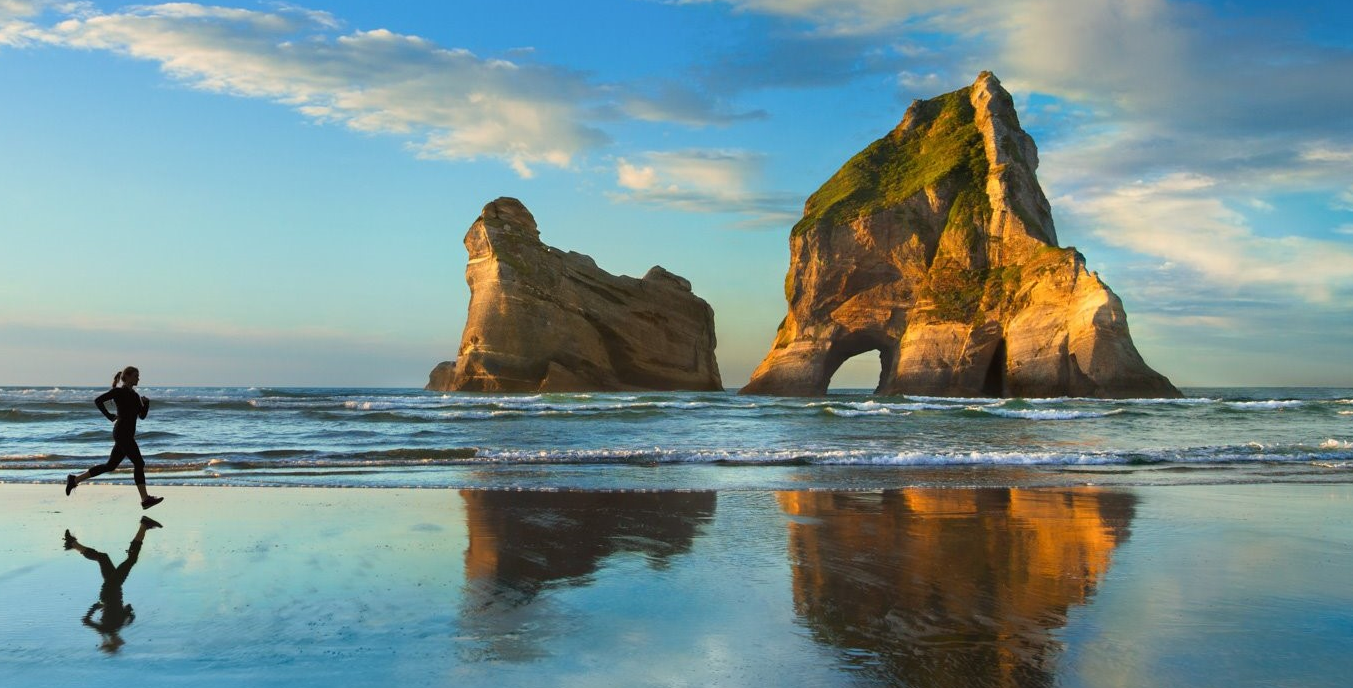
#> input picture img/main.png, 1353 x 688 px
$ python matchtest.py
#> lines starting #> are read from the running program, lines starting #| are printed output that depends on the picture; after the words box and inside, x2 and y2 are one past the last pixel; in counts of white or black regions, pixels touching at a corner belong together
import cv2

from matplotlib import pyplot as plt

img1 = cv2.imread('./img/main.png')
#> img1 is the input picture: shape (688, 1353, 3); mean B, G, R 144.1, 143.5, 119
# 将图片转换为灰度图
img = cv2.cvtColor(img1, cv2.COLOR_BGR2GRAY)
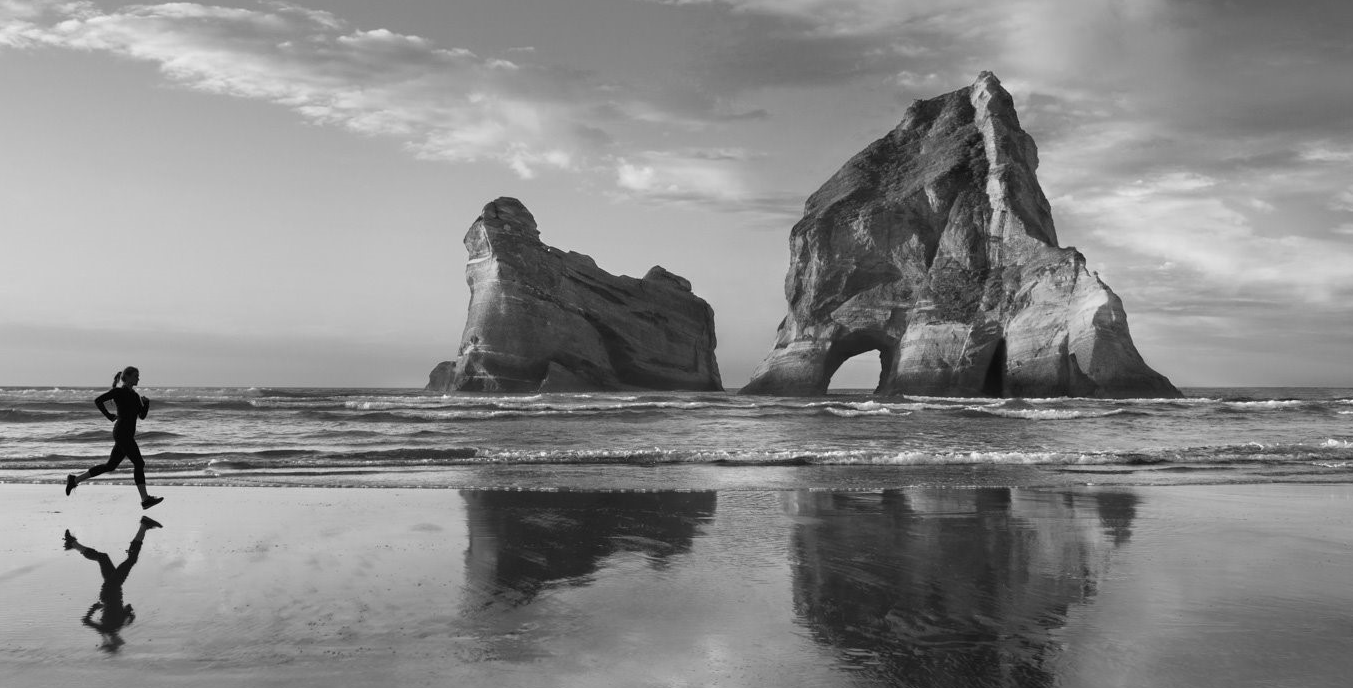
#> img: shape (688, 1353); min 0, max 251, mean 136.3

template1 = cv2.imread('./img/template.png')
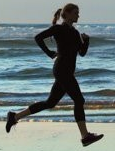
#> input picture img/template.png, 115 x 151 px
#> template1 is the input picture: shape (151, 115, 3); mean B, G, R 123.8, 123.9, 110.6

template = cv2.cvtColor(template1, cv2.COLOR_BGR2GRAY)
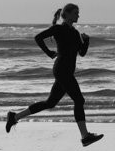
#> template: shape (151, 115); min 0, max 218, mean 119.9

th, tw = template.shape[::]
#> th = 151; tw = 115
rv = cv2.matchTemplate(img, template, cv2.TM_SQDIFF)
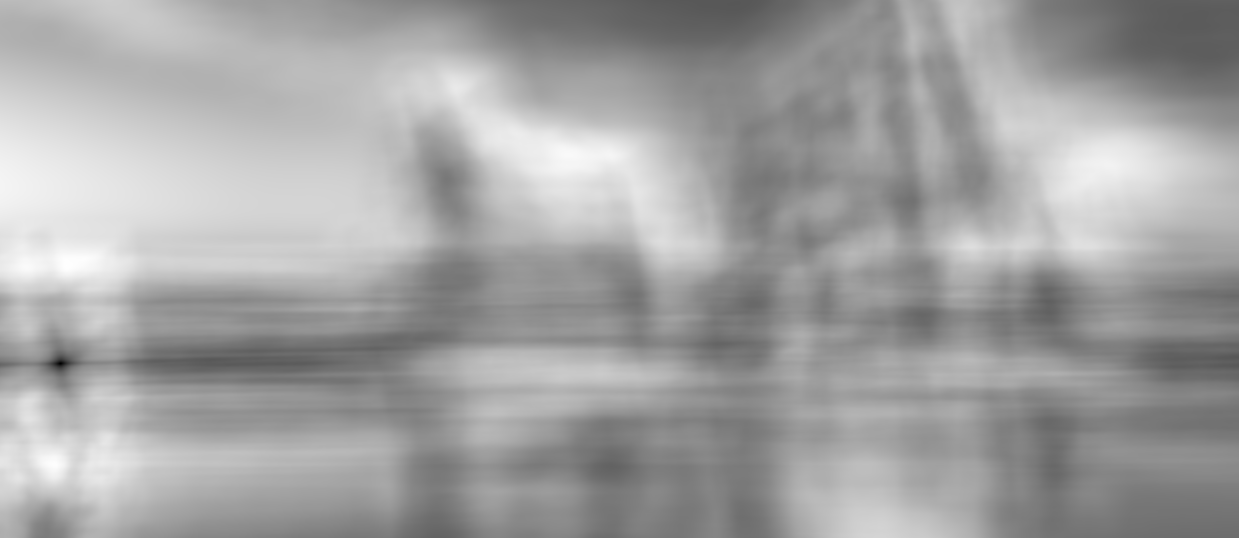
#> rv: shape (538, 1239) float32; min 0, max 198911680, mean 126972688; drawn with min black and max white

minVal, maxVal, minLoc, maxLoc = cv2.minMaxLoc(rv)
#> minVal = 0; maxVal = 198911680; minLoc = (60, 363); maxLoc = (66, 265)
topLeft = minLoc
#> topLeft = (60, 363)
bottomRight = (topLeft[0] + tw, topLeft[1] + th)
#> bottomRight = (175, 514)
cv2.rectangle(img, topLeft, bottomRight, 255, 2)
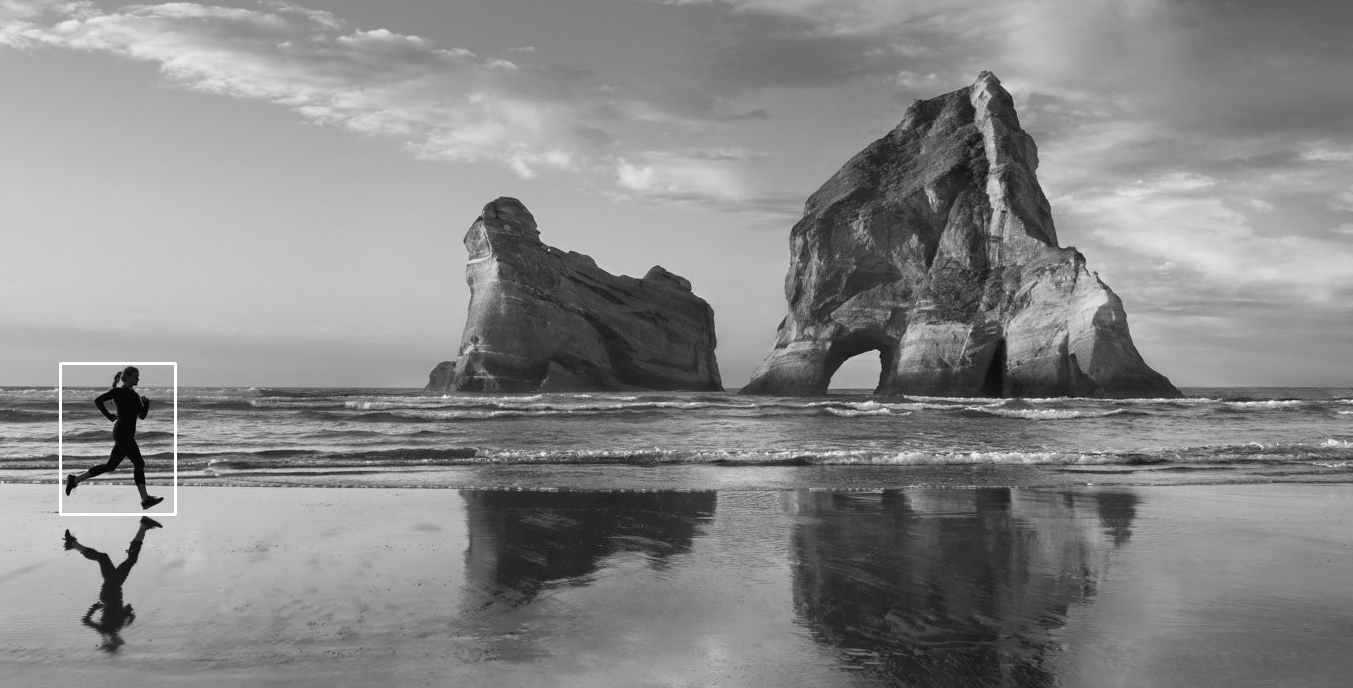
#> img: shape (688, 1353); 0.17% of pixels changed, all inside (x1, y1, x2, y2) = (59, 362, 177, 516)
plt.subplot(121), plt.imshow(rv, cmap='gray')
plt.title('Matching Result'), plt.xticks([]), plt.yticks([])
plt.subplot(122), plt.imshow(img, cmap='gray')
plt.title('Detected Point'), plt.xticks([]), plt.yticks([])
plt.show()
